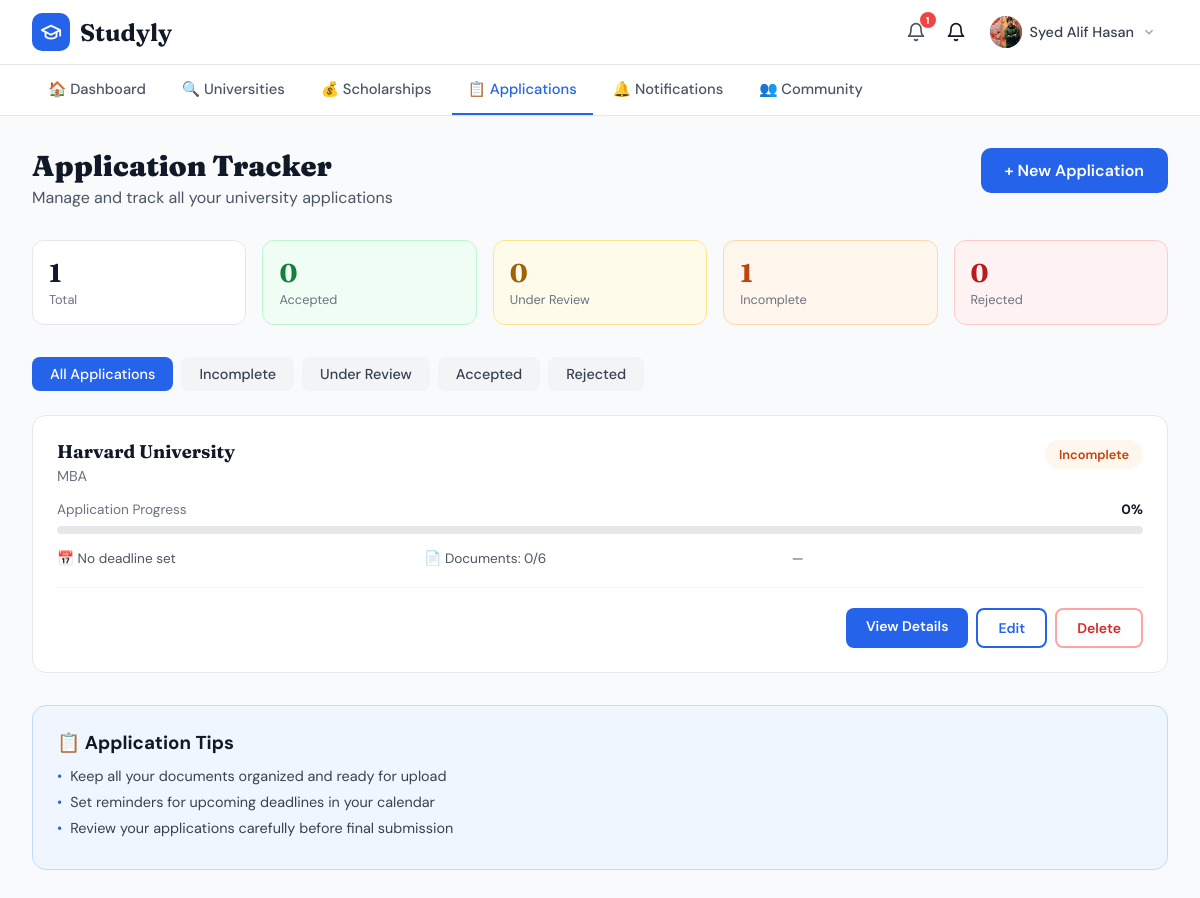
Page /applications/ (signed in) on the earlier database version.
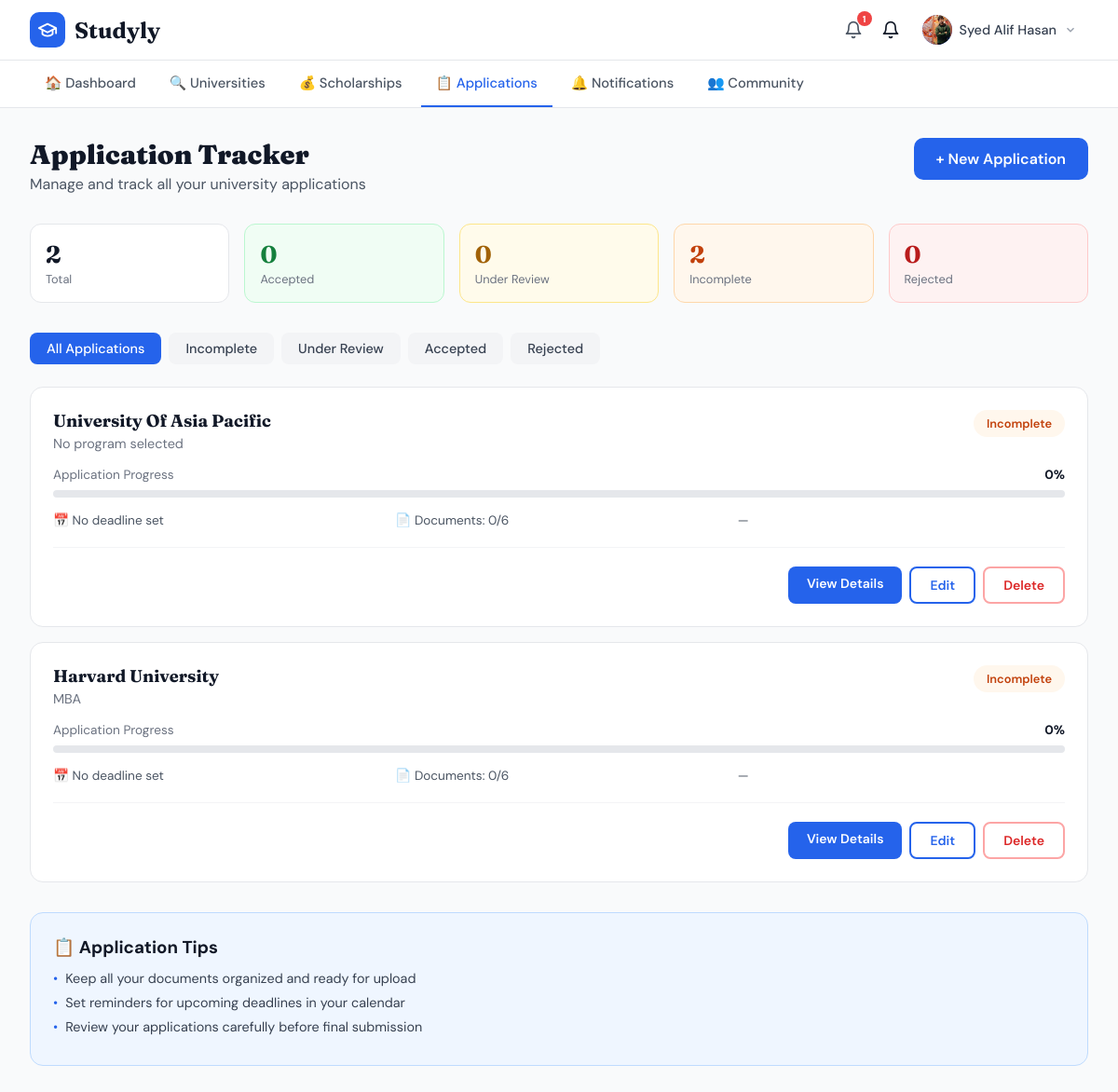
Same page on the later database version.
### applications/models.py (models this page shows, shortened)
class Application(models.Model):
    STATUS_CHOICES = [
        ('incomplete',   'Incomplete'),
        ('submitted',    'Submitted'),
        ('under_review', 'Under Review'),
        ('accepted',     'Accepted'),
        ('rejected',     'Rejected'),
    ]
    user = models.ForeignKey(
        settings.AUTH_USER_MODEL,
        on_delete=models.CASCADE,
        related_name='applications'
    )
    university = models.ForeignKey(
        University,
        on_delete=models.CASCADE,
        related_name='applications'
    )
    program = models.ForeignKey(
        Program,
        on_delete=models.SET_NULL,
        null=True, blank=True,
        related_name='applications'
    )
    status = models.CharField(
        max_length=20,
        choices=STATUS_CHOICES,
        default='incomplete'
    )
    personal_statement = models.FileField(
        upload_to='applications/personal_statements/',
        null=True, blank=True
    )
    transcripts = models.FileField(
        upload_to='applications/transcripts/',
        null=True, blank=True
    )
    recommendations = models.FileField(
        upload_to='applications/recommendations/',
        null=True, blank=True
    )
    english_test = models.FileField(
        upload_to='applications/english_tests/',
        null=True, blank=True
    )
    financial_docs = models.FileField(
        upload_to='applications/financial_docs/',
        null=True, blank=True
    )
    cv_resume = models.FileField(
        upload_to='applications/cv_resumes/',
        null=True, blank=True
    )
    notes    = models.TextField(blank=True, null=True)
    INTAKE_CHOICES = [
        ('fall_2025', 'Fall 2025'),
        ('spring_2026', 'Spring 2026'),
        ('fall_2026', 'Fall 2026'),
        ('spring_2027', 'Spring 2027'),
        ('rolling', 'Rolling / Anytime'),
    ]
    intake_season = models.CharField(max_length=20, choices=INTAKE_CHOICES, null=True, blank=True)
    deadline = models.DateField(null=True, blank=True)
    applied_date = models.DateField(auto_now_add=True)
    updated_at   = models.DateTimeField(auto_now=True)
    class Meta:
        ordering = ['-applied_date']
        unique_together = ['user', 'university', 'program']
    def documents_submitted(self):
        fields = [
            self.personal_statement,
            self.transcripts,
            self.recommendations,
            self.english_test,
            self.financial_docs,
            self.cv_resume,
        ]
        return sum(1 for f in fields if f)
    def total_documents(self):
        return 6
    def progress_percent(self):
        return int((self.documents_submitted() / self.total_documents()) * 100)
    def status_color(self):
        return {
            'incomplete':   {'bg': '#fff7ed', 'color': '#c2410c'},
            'submitted':    {'bg': '#dbeafe', 'color': '#1d4ed8'},
            'under_review': {'bg': '#fffbeb', 'color': '#a16207'},
            'accepted':     {'bg': '#f0fdf4', 'color': '#15803d'},
            'rejected':     {'bg': '#fef2f2', 'color': '#b91c1c'},
        }.get(self.status, {'bg': '#f3f4f6', 'color': '#374151'})

### universities/models.py (models this page shows, shortened)
class University(models.Model):
    name = models.CharField(max_length=255)
    country = models.CharField(max_length=100)
    city = models.CharField(max_length=100, blank=True, null=True)
    description = models.TextField(blank=True, null=True)
    ranking = models.IntegerField(blank=True, null=True)
    website = models.URLField(blank=True, null=True)
    apply_url = models.URLField(blank=True, null=True, help_text="Direct application portal URL")
    tuition_display = models.CharField(
        max_length=100, blank=True, null=True,
        help_text="e.g. $54,000/yr"
    )
    acceptance_rate = models.FloatField(
        blank=True, null=True,
        help_text="e.g. 4.5 for 4.5%"
    )
    rating = models.FloatField(blank=True, null=True, help_text="e.g. 4.9")
    total_students = models.CharField(max_length=50, blank=True, null=True)
    established_year = models.IntegerField(blank=True, null=True)
    min_gpa = models.FloatField(blank=True, null=True, help_text="Minimum GPA required")
    min_ielts = models.FloatField(blank=True, null=True, help_text="Minimum IELTS score")
    image = models.ImageField(upload_to='universities/', blank=True, null=True)
    created_at = models.DateTimeField(auto_now_add=True)
    updated_at = models.DateTimeField(auto_now=True)
    class Meta:
        ordering = ['ranking']
        verbose_name_plural = 'Universities'

class Program(models.Model):
    LEVEL_CHOICES = [
        ('bsc', 'BSc'),
        ('msc', 'MSc'),
        ('mba', 'MBA'),
        ('phd', 'PhD'),
        ('diploma', 'Diploma'),
        ('certificate', 'Certificate'),
    ]
    university = models.ForeignKey(
        University, on_delete=models.CASCADE, related_name='programs'
    )
    name = models.CharField(max_length=255)
    level = models.CharField(max_length=20, choices=LEVEL_CHOICES, default='msc')
    duration = models.CharField(max_length=50, blank=True, null=True, help_text="e.g. 2 years")
    tuition_per_year = models.CharField(max_length=100, blank=True, null=True)
    requirements = models.TextField(blank=True, null=True)
    class Meta:
        ordering = ['name']

### applications/views.py (the view)
# urls.py: path('',                views.application_list,   name='list'),
@login_required
def application_list(request):
    applications = Application.objects.filter(
        user=request.user
    ).select_related('university', 'program')
    status_filter = request.GET.get('status', '')
    if status_filter:
        applications = applications.filter(status=status_filter)
    all_apps     = Application.objects.filter(user=request.user)
    total        = all_apps.count()
    accepted     = all_apps.filter(status='accepted').count()
    under_review = all_apps.filter(status='under_review').count()
    incomplete   = all_apps.filter(status='incomplete').count()
    rejected     = all_apps.filter(status='rejected').count()
    submitted    = all_apps.filter(status='submitted').count()
    return render(request, 'applications/applications.html', {
        'applications':  applications,
        'status_filter': status_filter,
        'total':         total,
        'accepted':      accepted,
        'under_review':  under_review,
        'incomplete':    incomplete,
        'rejected':      rejected,
        'submitted':     submitted,
    })

### users/context_processors.py (called while the page is built)
def unread_notifications(request):
    if request.user.is_authenticated:
        from notifications.models import Notification
        count = Notification.objects.filter(user=request.user, is_read=False).count()
        return {'unread_notif_count': count}
    return {'unread_notif_count': 0}

### templates/applications/applications.html (shortened to what the changed rows need)
{% extends "base.html" %}
{% block content %}
<main>
  <div class="page-header">
    <div>
      <h1 class="page-title">Application Tracker</h1>
    </div>
  </div>
  <div class="stats-mini">
    <div class="mini-card" style="background:white;border-color:#e5e7eb">
      <div class="val" style="color:#111827">{{ total }}</div><div class="lbl">Total</div>
    </div>
    <div class="mini-card" style="background:#fff7ed;border-color:#fed7aa">
      <div class="val" style="color:#c2410c">{{ incomplete }}</div><div class="lbl">Incomplete</div>
    </div>
  </div>
  {% if applications %}
    <div class="app-list">
      {% for app in applications %}
        {% with color=app.status_color %}
        <div class="app-card">
          <div class="app-card-top">
            <div>
              <h3>{{ app.university.name }}</h3>
              <div class="program">{{ app.program.name|default:"No program selected" }}</div>
            </div>
            <span class="status-badge" style="background:{{ color.bg }};color:{{ color.color }};">
              {{ app.get_status_display }}
            </span>
          </div>
          <div class="progress-wrap">
            <div class="progress-meta">
              <span>Application Progress</span>
              <span>{{ app.progress_percent }}%</span>
            </div>
            <div class="progress-bar">
            </div>
          </div>
          <div class="app-meta">
            <div class="app-meta-item">
              📅 {% if app.deadline %}Deadline: {{ app.deadline|date:"F j, Y" }}{% else %}No deadline set{% endif %}
            </div>
            <div class="app-meta-item">
              📄 Documents: {{ app.documents_submitted }}/{{ app.total_documents }}
            </div>
            <div class="app-meta-item">
              {% if app.notes %}📝 {{ app.notes|truncatechars:40 }}{% else %}—{% endif %}
            </div>
          </div>
          <div class="app-card-footer">
            <a href="{% url 'applications:detail' app.pk %}" class="btn-blue">View Details</a>
            <a href="{% url 'applications:update' app.pk %}" class="btn-outline">Edit</a>
            <a href="{% url 'applications:delete' app.pk %}" class="btn-red">Delete</a>
          </div>
        </div>
        {% endwith %}
      {% endfor %}
    </div>
  {% else %}
    <div class="empty-state">
      <h3>No applications yet</h3>
      <p style="margin-bottom:1rem;">Start by browsing universities and adding one to track.</p>
      <a href="{% url 'universities:list' %}" class="btn-blue">Browse Universities</a>
    </div>
  {% endif %}
</main>
{% endblock %}

Differences in the rows shown:
added Application: university.name "University Of Asia Pacific", program.name "No program selected", status "Incomplete", progress_percent "0", shows "No deadline set", documents_submitted "0", total_documents "6"
Other differences:
{{ total }}: "1" → "2"
{{ incomplete }}: "1" → "2"
